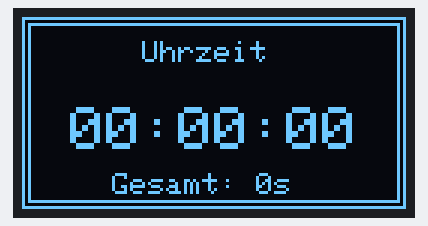
A sketch run on a simulated Arduino Uno, built with avr-gcc and run on an emulated ATmega328P. Shown: 128×64 one-colour display. What the sketch prints to the serial monitor is not drawn.

Above: at 0.1 s.
At 4.3 s:
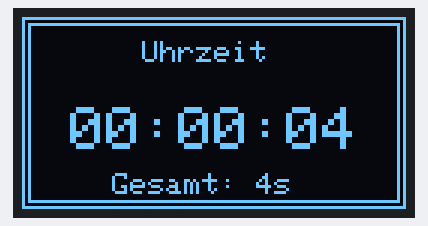
At 9.5 s:
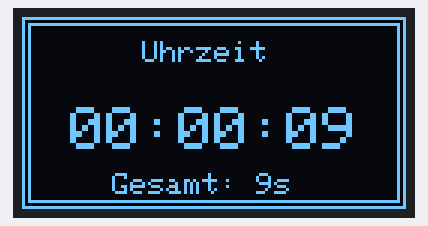
At 18.8 s:
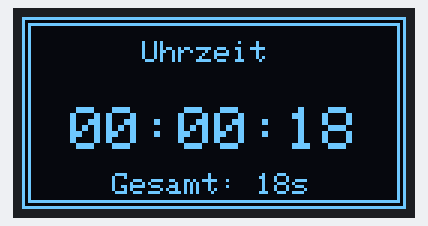
At 28.2 s:
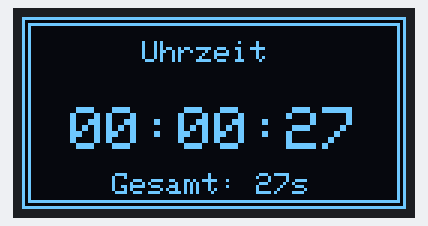
At 38.6 s:
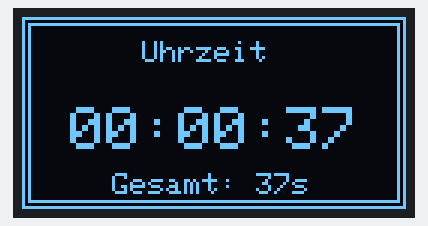

Measured:
- what the display in image 0 shows lasts 1.0 s, from 0.1 s to 1.1 s

The sketch:

challenge1_uhr.ino
```cpp
// Challenge 1: Digitale Uhr auf OLED
// Zeigt Stunden:Minuten:Sekunden mit millis()
// Verwendet das gleiche OLED wie main.ino

#include <Wire.h>
#include <Adafruit_GFX.h>
#include <Adafruit_SSD1306.h>

// Display-Konfiguration
#define SCREEN_WIDTH 128
#define SCREEN_HEIGHT 64
#define OLED_RESET -1
#define OLED_ADDR 0x3C

Adafruit_SSD1306 display(SCREEN_WIDTH, SCREEN_HEIGHT, &Wire, OLED_RESET);

// Zeit-Variablen
unsigned long previousMillis = 0;
int sekunden = 0;
int minuten = 0;
int stunden = 0;

void setup() {
    Serial.begin(9600);

    // Display initialisieren
    if (!display.begin(SSD1306_SWITCHCAPVCC, OLED_ADDR)) {
        Serial.println("SSD1306 nicht gefunden!");
        while (true);
    }

    Serial.println("Digitale OLED Uhr");
    Serial.println("------------------------------");

    display.clearDisplay();
    display.setTextColor(SSD1306_WHITE);
    display.display();
}

void zeigeUhr() {
    display.clearDisplay();

    // Rahmen zeichnen
    display.drawRect(0, 0, 128, 64, SSD1306_WHITE);
    display.drawRect(2, 2, 124, 60, SSD1306_WHITE);

    // Ueberschrift
    display.setTextSize(1);
    display.setCursor(40, 8);
    display.println("Uhrzeit");

    // Zeit formatieren (mit fuehrenden Nullen)
    char zeitBuffer[9];
    sprintf(zeitBuffer, "%02d:%02d:%02d", stunden, minuten, sekunden);

    // Grosse Zeitanzeige
    display.setTextSize(2);
    display.setCursor(16, 30);
    display.println(zeitBuffer);

    // Laufzeit in Sekunden unten anzeigen
    display.setTextSize(1);
    display.setCursor(30, 52);
    unsigned long gesamt = (unsigned long)stunden * 3600 + minuten * 60 + sekunden;
    display.print("Gesamt: ");
    display.print(gesamt);
    display.println("s");

    display.display();
}

void aktualisiereZeit() {
    unsigned long currentMillis = millis();

    // Jede Sekunde aktualisieren
    if (currentMillis - previousMillis >= 1000) {
        previousMillis = currentMillis;

        sekunden++;

        // Sekunden -> Minuten
        if (sekunden >= 60) {
            sekunden = 0;
            minuten++;

            // Minuten -> Stunden
            if (minuten >= 60) {
                minuten = 0;
                stunden++;

                // 24-Stunden-Format
                if (stunden >= 24) {
                    stunden = 0;
                }
            }
        }

        // Serielle Ausgabe
        Serial.print("Zeit: ");
        if (stunden < 10) Serial.print("0");
        Serial.print(stunden);
        Serial.print(":");
        if (minuten < 10) Serial.print("0");
        Serial.print(minuten);
        Serial.print(":");
        if (sekunden < 10) Serial.print("0");
        Serial.println(sekunden);
    }
}

void loop() {
    aktualisiereZeit();
    zeigeUhr();

    // Kleine Pause um CPU zu schonen
    delay(100);
}
```
